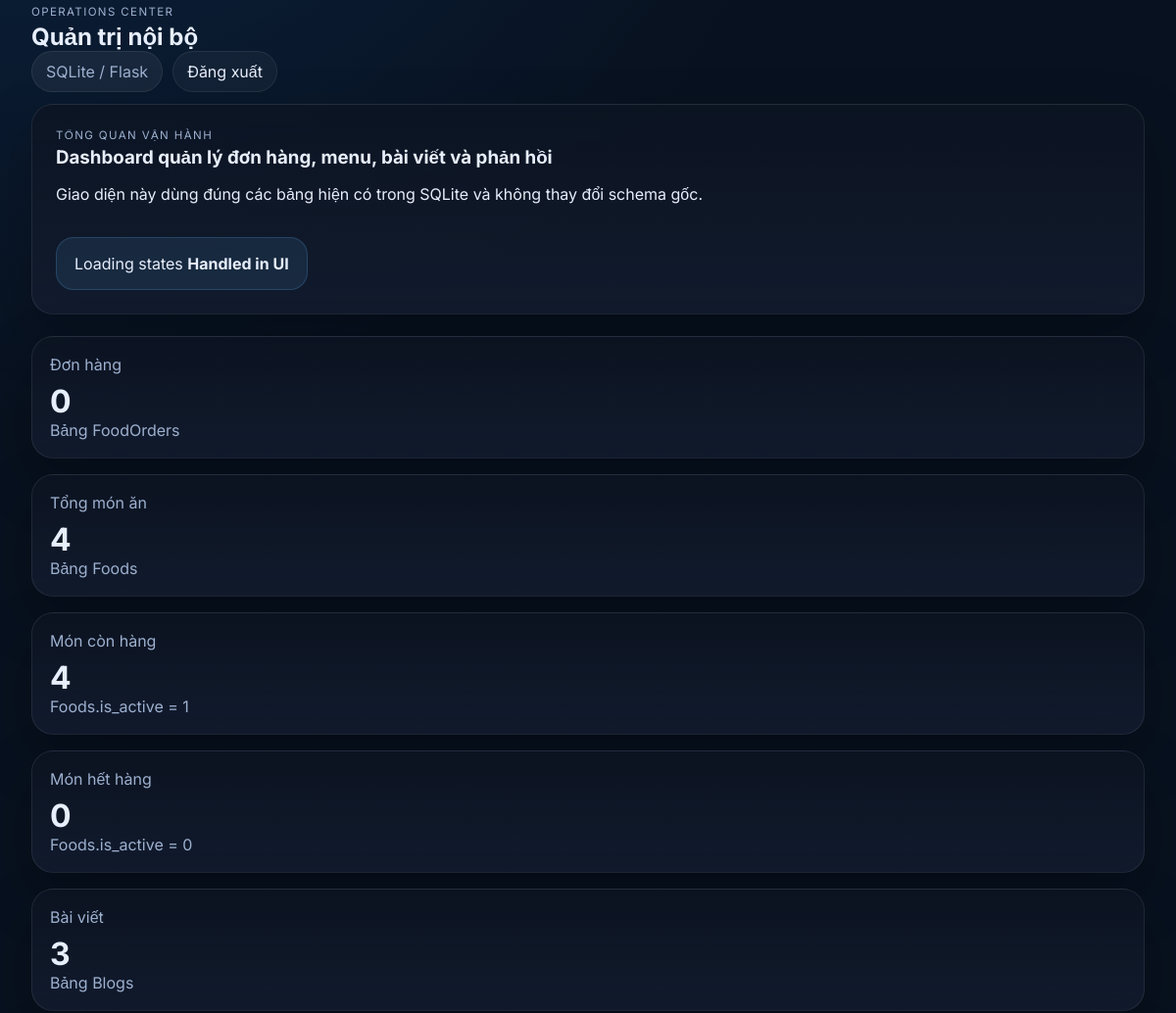
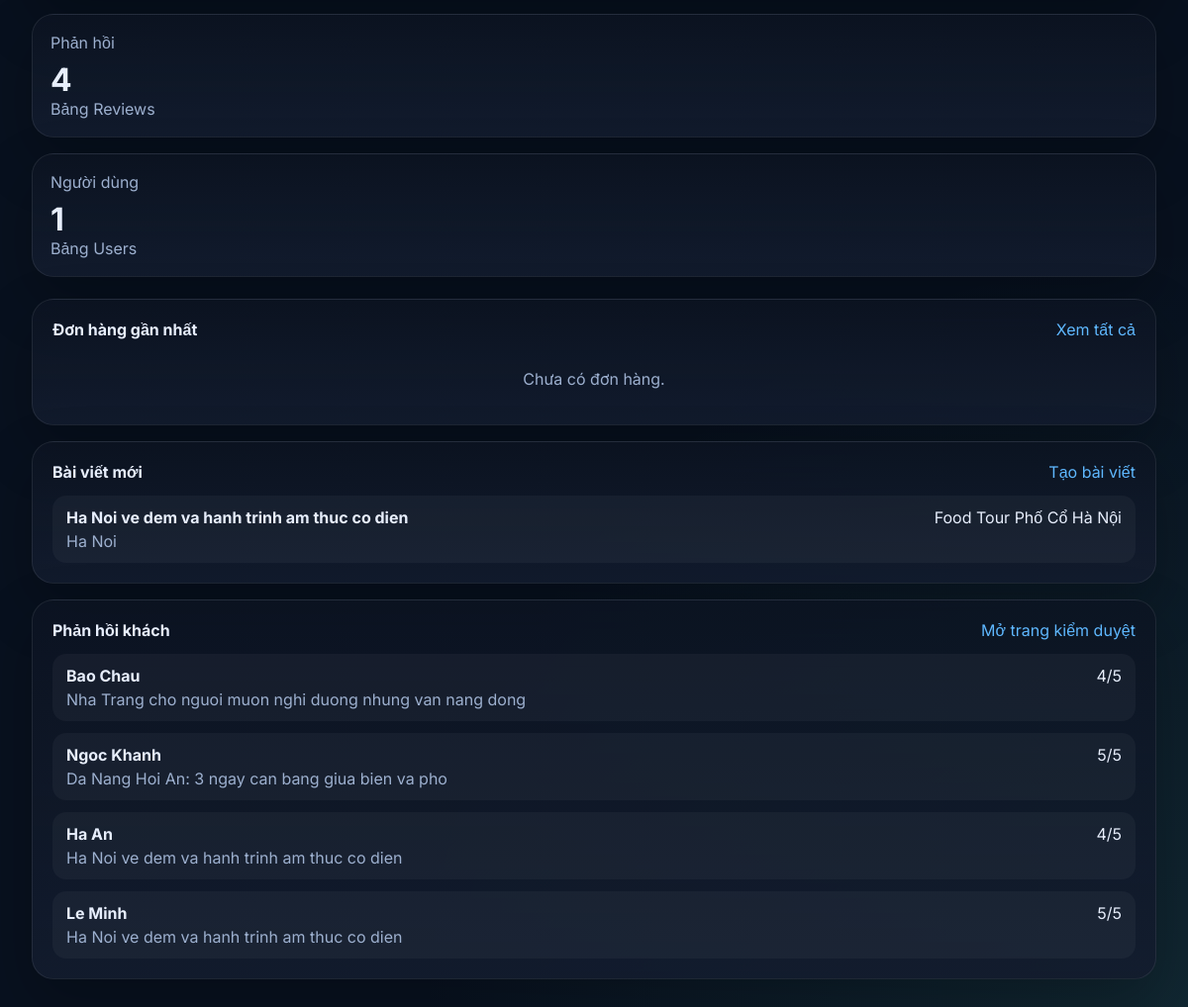
The page /admin/ (signed in, lower part) on the database as committed earlier (2 pictures, top to bottom).
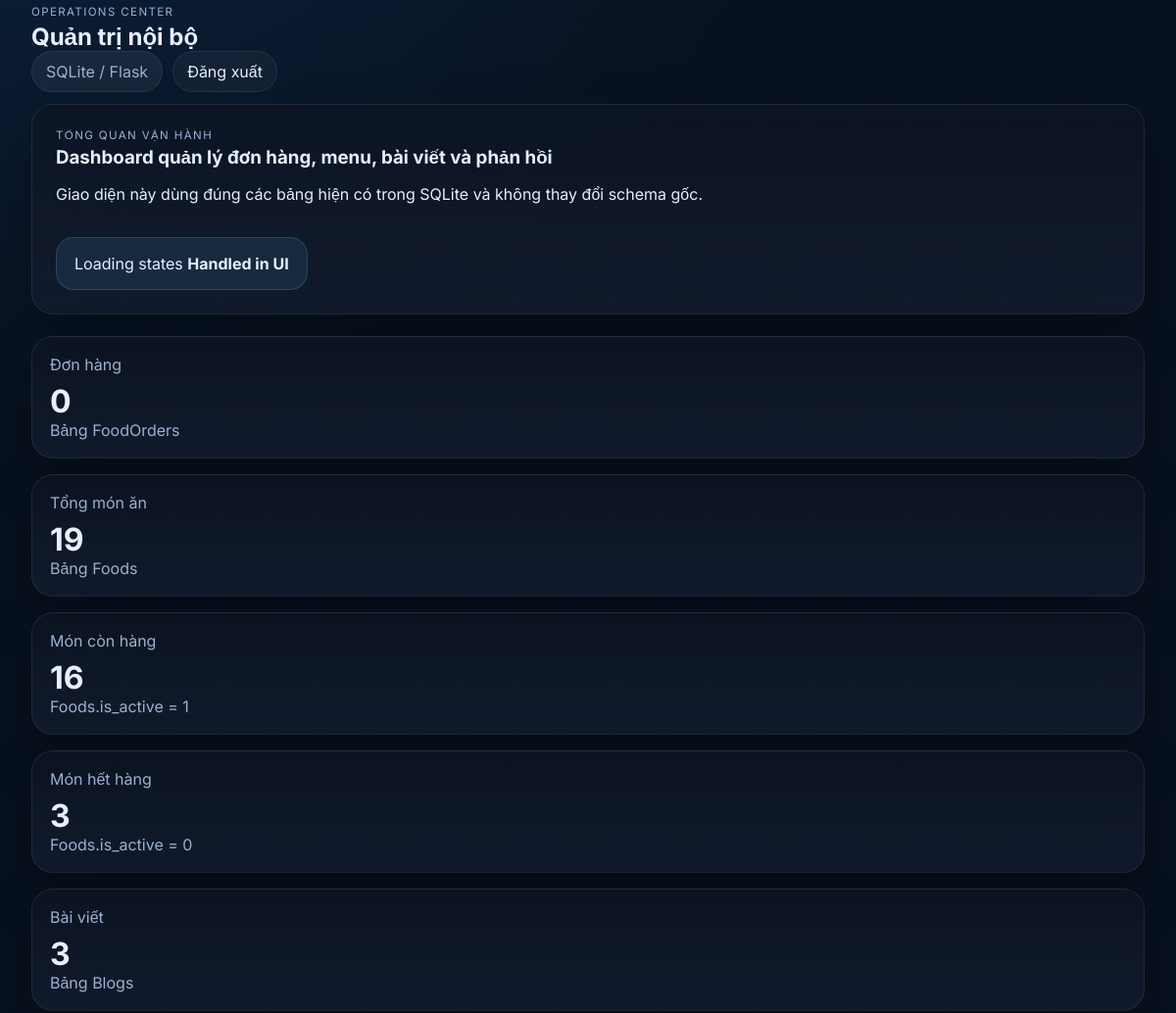
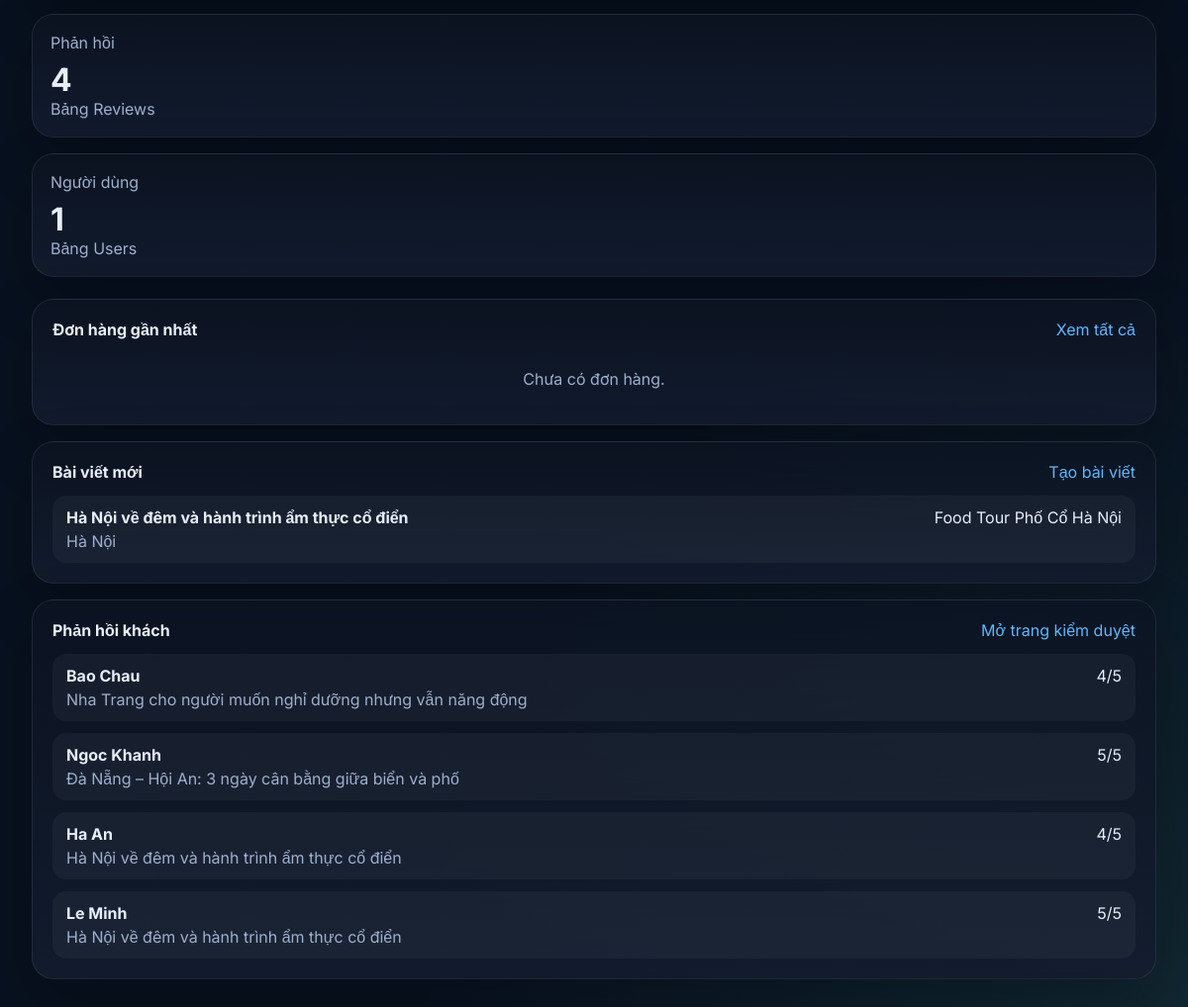
The same page on the database as committed later (2 pictures, top to bottom).
### tables this page shows
CREATE TABLE Blogs (
            id INTEGER PRIMARY KEY AUTOINCREMENT,
            title TEXT NOT NULL,
            destination TEXT NOT NULL,
            summary TEXT NOT NULL,
            content TEXT NOT NULL,
            image_url TEXT,
            tour_id INTEGER NOT NULL,
            FOREIGN KEY (tour_id) REFERENCES Tours (id)
        );

CREATE TABLE Reviews (
            id INTEGER PRIMARY KEY AUTOINCREMENT,
            blog_id INTEGER NOT NULL,
            customer_name TEXT NOT NULL,
            rating INTEGER NOT NULL,
            content TEXT NOT NULL,
            FOREIGN KEY (blog_id) REFERENCES Blogs (id)
        );

CREATE TABLE Tours (
            id INTEGER PRIMARY KEY AUTOINCREMENT,
            name TEXT NOT NULL,
            price REAL,
            image_url TEXT,
            slots_left INTEGER,
            slots_booked INTEGER
        , duration_days INTEGER DEFAULT 1, hours_left INTEGER DEFAULT 72, route_summary TEXT);

### admin/routes.py (the view)
@admin_bp.route("/")
def dashboard():
    metrics = dashboard_metrics()
    recent_orders = list_orders()[0:5]
    recent_articles = list_articles()[0:5]
    recent_feedback = list_feedback()[0:5]
    return render_template(
        "admin/dashboard.html",
        metrics=metrics,
        recent_orders=recent_orders,
        recent_articles=recent_articles,
        recent_feedback=recent_feedback,
    )

### admin/routes.py (called while the page is built)
@admin_bp.before_request
def require_admin_access():
    if request.endpoint in {"admin.admin_login", "admin.admin_logout"}:
        return None
    if session.get("admin_authenticated"):
        return None
    return redirect(url_for("admin.admin_login"))

### admin/services.py (called while the page is built)
def _helpers():
    from web_du_lich import get_db_connection, query_all, query_one
    return get_db_connection, query_all, query_one

def dashboard_metrics() -> dict:
    _, query_all, query_one = _helpers()
    return {
        "orders": query_one("SELECT COUNT(*) AS total FROM FoodOrders")["total"],
        "articles": query_one("SELECT COUNT(*) AS total FROM Blogs")["total"],
        "feedback": query_one("SELECT COUNT(*) AS total FROM Reviews")["total"],
        "users": query_one("SELECT COUNT(*) AS total FROM Users")["total"],
        "menu_total": query_one("SELECT COUNT(*) AS total FROM Foods")["total"],
        "menu_available": query_one("SELECT COUNT(*) AS total FROM Foods WHERE COALESCE(is_active, 1) = 1")["total"],
        "menu_unavailable": query_one("SELECT COUNT(*) AS total FROM Foods WHERE COALESCE(is_active, 1) = 0")["total"],
    }

### templates/admin/dashboard.html (shortened to what this page needs)
{% extends 'admin/base_admin.html' %}
{% block content %}
<section class="admin-hero">
    <div>
        <p class="section-kicker">Tổng quan vận hành</p>
        <h3>Dashboard quản lý đơn hàng, menu, bài viết và phản hồi</h3>
        <p>Giao diện này dùng đúng các bảng hiện có trong SQLite và không thay đổi schema gốc.</p>
    </div>
    <div class="hero-note">
        <span>Loading states</span>
        <strong>Handled in UI</strong>
    </div>
</section>
<section class="stats-grid">
    {% set label = 'Đơn hàng' %}{% set value = metrics.orders %}{% set hint = 'Bảng FoodOrders' %}{% include 'components/stats_card.html' %}
    {% set label = 'Tổng món ăn' %}{% set value = metrics.menu_total %}{% set hint = 'Bảng Foods' %}{% include 'components/stats_card.html' %}
    {% set label = 'Món còn hàng' %}{% set value = metrics.menu_available %}{% set hint = 'Foods.is_active = 1' %}{% include 'components/stats_card.html' %}
    {% set label = 'Món hết hàng' %}{% set value = metrics.menu_unavailable %}{% set hint = 'Foods.is_active = 0' %}{% include 'components/stats_card.html' %}
    {% set label = 'Bài viết' %}{% set value = metrics.articles %}{% set hint = 'Bảng Blogs' %}{% include 'components/stats_card.html' %}
    {% set label = 'Phản hồi' %}{% set value = metrics.feedback %}{% set hint = 'Bảng Reviews' %}{% include 'components/stats_card.html' %}
    {% set label = 'Người dùng' %}{% set value = metrics.users %}{% set hint = 'Bảng Users' %}{% include 'components/stats_card.html' %}
</section>
<section class="admin-panel-grid">
    <article class="panel-card">
        <div class="panel-head">
            <h4>Đơn hàng gần nhất</h4>
            <a href="{{ url_for('admin.orders_index') }}">Xem tất cả</a>
        </div>
        <div class="compact-list">
            {% if not recent_orders %}<p class="empty-text">Chưa có đơn hàng.</p>{% endif %}
        </div>
    </article>
    <article class="panel-card">
        <div class="panel-head">
            <h4>Bài viết mới</h4>
            <a href="{{ url_for('admin.article_create') }}">Tạo bài viết</a>
        </div>
        <div class="compact-list">
            {% for article in recent_articles %}
            <div class="compact-row">
                <div>
                    <strong>{{ article['title'] }}</strong>
                    <p>{{ article['destination'] }}</p>
                </div>
                <span>{{ article['tour_name'] }}</span>
            </div>
            {% endfor %}
        </div>
    </article>
    <article class="panel-card">
        <div class="panel-head">
            <h4>Phản hồi khách</h4>
            <a href="{{ url_for('admin.feedback_index') }}">Mở trang kiểm duyệt</a>
        </div>
        <div class="compact-list">
            {% for feedback in recent_feedback %}
            <div class="compact-row">
                <div>
                    <strong>{{ feedback['customer_name'] }}</strong>
                    <p>{{ feedback['article_title'] }}</p>
                </div>
                <span>{{ feedback['rating'] }}/5</span>
            </div>
            {% endfor %}
        </div>
    </article>
</section>
{% endblock %}

Rows that differ between the two databases and show on the page:
changed Blogs "Food Tour Phố Cổ Hà Nội": title "Ha Noi ve dem va hanh trinh am thuc co dien" → "Hà Nội về đêm và hành trình ẩm thực cổ điển"; destination "Ha Noi" → "Hà Nội"
changed through a linked row, Reviews "Bao Chau": article_title "Nha Trang cho nguoi muon nghi duong nhung van nang dong" → "Nha Trang cho người muốn nghỉ dưỡng nhưng vẫn năng động"
changed through a linked row, Reviews "Ngoc Khanh": article_title "Da Nang Hoi An: 3 ngay can bang giua bien va pho" → "Đà Nẵng – Hội An: 3 ngày cân bằng giữa biển và phố"
changed through a linked row, Reviews "Ha An": article_title "Ha Noi ve dem va hanh trinh am thuc co dien" → "Hà Nội về đêm và hành trình ẩm thực cổ điển"
changed through a linked row, Reviews "Le Minh": article_title "Ha Noi ve dem va hanh trinh am thuc co dien" → "Hà Nội về đêm và hành trình ẩm thực cổ điển"
Other text that changed with them:
{{ value }}: "0 4 4 0 3 4 1" → "0 19 16 3 3 4 1"
